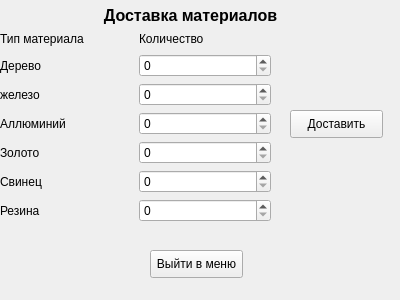
<?xml version="1.0" encoding="UTF-8"?>
<ui version="4.0">
 <class>DostWindow</class>
 <widget class="QWidget" name="DostWindow">
  <property name="geometry">
   <rect>
    <x>0</x>
    <y>0</y>
    <width>400</width>
    <height>300</height>
   </rect>
  </property>
  <property name="windowTitle">
   <string>Доставка материалов</string>
  </property>
  <widget class="QPushButton" name="menuButtonDost">
   <property name="geometry">
    <rect>
     <x>150</x>
     <y>250</y>
     <width>93</width>
     <height>28</height>
    </rect>
   </property>
   <property name="text">
    <string>Выйти в меню</string>
   </property>
  </widget>
  <widget class="QLabel" name="label_11">
   <property name="geometry">
    <rect>
     <x>60</x>
     <y>0</y>
     <width>261</width>
     <height>31</height>
    </rect>
   </property>
   <property name="text">
    <string>&lt;html&gt;&lt;head/&gt;&lt;body&gt;&lt;p align=&quot;center&quot;&gt;&lt;span style=&quot; font-size:12pt; font-weight:600;&quot;&gt;Доставка материалов&lt;/span&gt;&lt;/p&gt;&lt;/body&gt;&lt;/html&gt;</string>
   </property>
  </widget>
  <widget class="QWidget" name="gridLayoutWidget">
   <property name="geometry">
    <rect>
     <x>0</x>
     <y>30</y>
     <width>271</width>
     <height>192</height>
    </rect>
   </property>
   <layout class="QGridLayout" name="gridLayout">
    <item row="4" column="1">
     <widget class="QSpinBox" name="golddost">
      <property name="maximum">
       <number>99999</number>
      </property>
     </widget>
    </item>
    <item row="1" column="1">
     <widget class="QSpinBox" name="wooddost">
      <property name="maximum">
       <number>99999</number>
      </property>
     </widget>
    </item>
    <item row="5" column="1">
     <widget class="QSpinBox" name="plumdost">
      <property name="maximum">
       <number>99999</number>
      </property>
     </widget>
    </item>
    <item row="6" column="0">
     <widget class="QLabel" name="label_6">
      <property name="text">
       <string>Резина</string>
      </property>
     </widget>
    </item>
    <item row="2" column="1">
     <widget class="QSpinBox" name="irondost">
      <property name="maximum">
       <number>99999</number>
      </property>
     </widget>
    </item>
    <item row="3" column="1">
     <widget class="QSpinBox" name="alumdost">
      <property name="maximum">
       <number>99999</number>
      </property>
     </widget>
    </item>
    <item row="2" column="0">
     <widget class="QLabel" name="label_2">
      <property name="text">
       <string>железо</string>
      </property>
     </widget>
    </item>
    <item row="3" column="0">
     <widget class="QLabel" name="label_3">
      <property name="text">
       <string>Аллюминий</string>
      </property>
     </widget>
    </item>
    <item row="1" column="0">
     <widget class="QLabel" name="label">
      <property name="text">
       <string>Дерево</string>
      </property>
     </widget>
    </item>
    <item row="6" column="1">
     <widget class="QSpinBox" name="rezdost">
      <property name="maximum">
       <number>99999</number>
      </property>
     </widget>
    </item>
    <item row="5" column="0">
     <widget class="QLabel" name="label_5">
      <property name="text">
       <string>Свинец</string>
      </property>
     </widget>
    </item>
    <item row="4" column="0">
     <widget class="QLabel" name="label_4">
      <property name="text">
       <string>Золото</string>
      </property>
     </widget>
    </item>
    <item row="0" column="0">
     <widget class="QLabel" name="label_7">
      <property name="text">
       <string>Тип материала</string>
      </property>
     </widget>
    </item>
    <item row="0" column="1">
     <widget class="QLabel" name="label_8">
      <property name="text">
       <string>Количество</string>
      </property>
     </widget>
    </item>
   </layout>
  </widget>
  <widget class="QPushButton" name="dostavit">
   <property name="geometry">
    <rect>
     <x>290</x>
     <y>110</y>
     <width>93</width>
     <height>28</height>
    </rect>
   </property>
   <property name="text">
    <string>Доставить</string>
   </property>
  </widget>
 </widget>
 <resources/>
 <connections/>
</ui>
